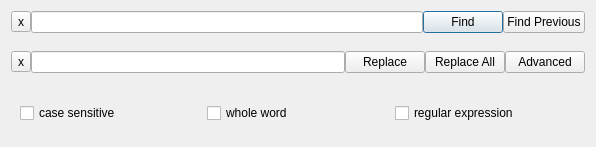
<?xml version="1.0" encoding="UTF-8"?>
<ui version="4.0">
 <class>findDialog</class>
 <widget class="QDialog" name="findDialog">
  <property name="geometry">
   <rect>
    <x>0</x>
    <y>0</y>
    <width>596</width>
    <height>147</height>
   </rect>
  </property>
  <property name="windowTitle">
   <string>Dialog</string>
  </property>
  <layout class="QGridLayout" name="gridLayout_2">
   <item row="0" column="0">
    <layout class="QHBoxLayout" name="horizontalLayout">
     <property name="spacing">
      <number>0</number>
     </property>
     <item>
      <widget class="QToolButton" name="findCloseBtn">
       <property name="text">
        <string>x</string>
       </property>
      </widget>
     </item>
     <item>
      <widget class="QLineEdit" name="findString"/>
     </item>
     <item>
      <widget class="QPushButton" name="FindBtn">
       <property name="text">
        <string>Find</string>
       </property>
      </widget>
     </item>
     <item>
      <widget class="QPushButton" name="FindPrevBtn">
       <property name="text">
        <string>Find Previous</string>
       </property>
      </widget>
     </item>
    </layout>
   </item>
   <item row="1" column="0">
    <widget class="QWidget" name="widget" native="true">
     <layout class="QGridLayout" name="gridLayout">
      <property name="leftMargin">
       <number>0</number>
      </property>
      <property name="topMargin">
       <number>0</number>
      </property>
      <property name="rightMargin">
       <number>0</number>
      </property>
      <property name="bottomMargin">
       <number>0</number>
      </property>
      <property name="spacing">
       <number>0</number>
      </property>
      <item row="0" column="0">
       <layout class="QHBoxLayout" name="horizontalLayout_2">
        <property name="spacing">
         <number>0</number>
        </property>
        <item>
         <widget class="QToolButton" name="replaceCloseBtn">
          <property name="text">
           <string>x</string>
          </property>
         </widget>
        </item>
        <item>
         <widget class="QLineEdit" name="replaceText"/>
        </item>
        <item>
         <widget class="QPushButton" name="replaceBtn">
          <property name="text">
           <string>Replace</string>
          </property>
         </widget>
        </item>
        <item>
         <widget class="QPushButton" name="replaceAllBtn">
          <property name="text">
           <string>Replace All</string>
          </property>
         </widget>
        </item>
        <item>
         <widget class="QPushButton" name="AdvacndBtn">
          <property name="text">
           <string>Advanced</string>
          </property>
         </widget>
        </item>
       </layout>
      </item>
     </layout>
    </widget>
   </item>
   <item row="2" column="0">
    <widget class="QWidget" name="widget_2" native="true">
     <layout class="QHBoxLayout" name="horizontalLayout_3">
      <item>
       <widget class="QCheckBox" name="csChkBox">
        <property name="text">
         <string>case sensitive</string>
        </property>
       </widget>
      </item>
      <item>
       <widget class="QCheckBox" name="woChkBox">
        <property name="text">
         <string>whole word</string>
        </property>
       </widget>
      </item>
      <item>
       <widget class="QCheckBox" name="reChkBox">
        <property name="text">
         <string>regular expression</string>
        </property>
       </widget>
      </item>
     </layout>
    </widget>
   </item>
  </layout>
 </widget>
 <resources/>
 <connections/>
</ui>
